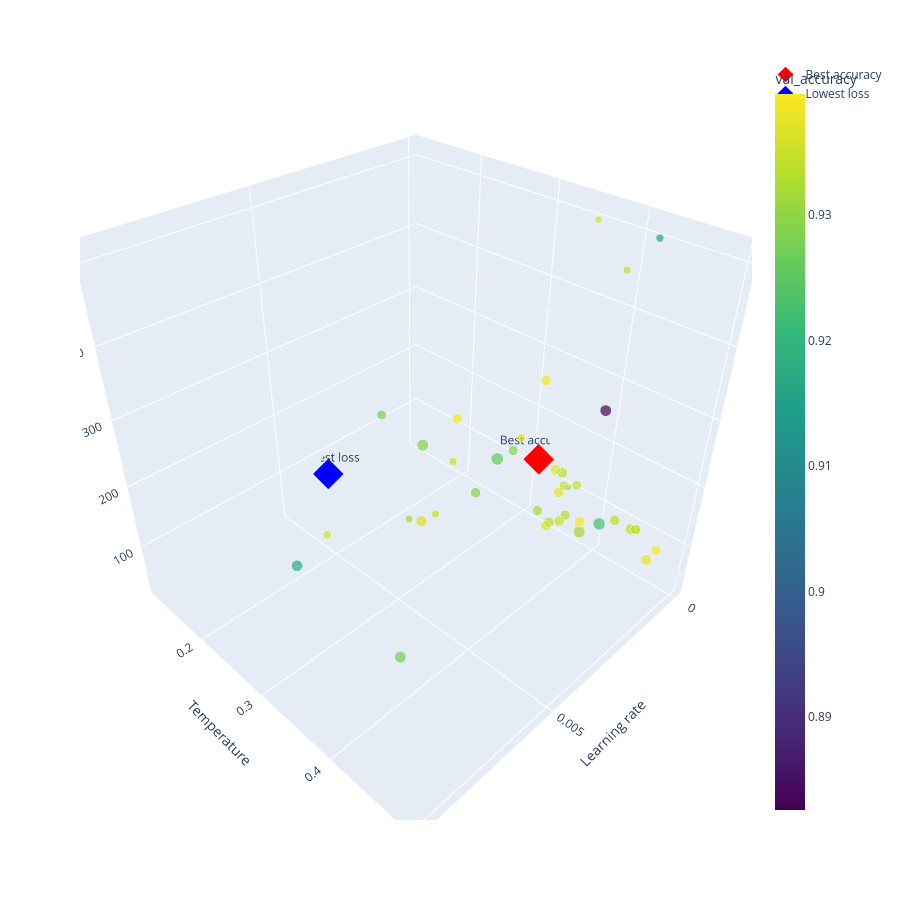

Source (notebook cell):
### Code cell
import plotly.express as px
import plotly.graph_objects as go

# Main interactive scatter
fig = px.scatter_3d(
    df,
    x="lr",
    y="temperature",
    z="batch_size",
    color="val_accuracy",
    size="val_loss",
    hover_data=df.columns,
    color_continuous_scale="viridis",
)

# Identify special points
best_acc_idx = df["val_accuracy"].idxmax()
best_loss_idx = df["val_loss"].idxmin()

best_acc = df.loc[best_acc_idx]
best_loss = df.loc[best_loss_idx]

# Add marker for highest accuracy
fig.add_trace(go.Scatter3d(
    x=[best_acc["lr"]],
    y=[best_acc["temperature"]],
    z=[best_acc["batch_size"]],
    mode="markers+text",
    marker=dict(size=10, color="red", symbol="diamond"),
    text=["Best accuracy"],
    textposition="top center",
    name="Best accuracy"
))

# Add marker for lowest loss
fig.add_trace(go.Scatter3d(
    x=[best_loss["lr"]],
    y=[best_loss["temperature"]],
    z=[best_loss["batch_size"]],
    mode="markers+text",
    marker=dict(size=10, color="blue", symbol="diamond"),
    text=["Lowest loss"],
    textposition="top center",
    name="Lowest loss"
))

fig.update_layout(
    scene=dict(
        xaxis_title="Learning rate",
        yaxis_title="Temperature",
        zaxis_title="Batch size",
    ),
    width=900,
    height=900
)

fig.show()

### Figure 1 — Plotly figure (JSON) as saved in the notebook; plotly's stock layout.template omitted (floating-point values rounded to 4 significant figures; data arrays with more than 128 entries replaced by an {"elided": "..."} marker saying what was removed)
{"data": [{"customdata": {"elided": "41x5 float values"}, "hovertemplate": "lr=%{x}<br>temperature=%{y}<br>batch_size=%{z}<br>val_loss=%{customdata[2]}<br>trial_id=%{customdata[0]}<br>val_accuracy=%{marker.color}<br>train_accuracy=%{customdata[3]}<br>train_loss=%{customdata[4]}<extra></extra>", "legendgroup": "", "marker": {"color": [0.9288, 0.9275, 0.918, 0.8826, 0.9393, 0.9296, 0.9224, 0.929, 0.9273, 0.9317, 0.9364, 0.9356, 0.9389, 0.9373, 0.9327, 0.9371, 0.9226, 0.9151, 0.9321, 0.9338, 0.9342, 0.9356, 0.9325, 0.9348, 0.9257, 0.9344, 0.9364, 0.9387, 0.9317, 0.9375, 0.9352, 0.9342, 0.9393, 0.9352, 0.9292, 0.9397, 0.935, 0.9317, 0.9358, 0.9362, 0.9377], "coloraxis": "coloraxis", "size": [3.369, 3.025, 4.318, 4.383, 3.506, 1.344, 1.067, 4.59, 4.594, 4.811, 1.809, 2.195, 3.501, 3.623, 3.379, 3.752, 5.065, 2.137, 3.436, 3.772, 3.635, 3.623, 3.524, 3.007, 5.157, 2.131, 3.69, 3.849, 3.223, 3.85, 3.829, 3.953, 3.466, 3.013, 3.267, 2.261, 2.199, 1.89, 2.265, 4.145, 2.491], "sizemode": "area", "sizeref": 0.01289, "symbol": "circle"}, "mode": "markers", "name": "", "scene": "scene", "showlegend": false, "type": "scatter3d", "x": [0.001235, 0.004068, 0.007351, 8.718e-05, 1.505e-05, 0.0005338, 0.003568, 5.55e-05, 0.009038, 0.004162, 0.000505, 0.0006176, 0.0002313, 0.0008708, 0.001492, 0.0001651, 0.001161, 0.0004373, 3.033e-05, 0.0001429, 0.0007746, 0.001765, 0.001987, 0.0003086, 0.000893, 0.002202, 0.0003592, 0.001438, 0.0007126, 0.0002074, 0.000707, 0.0007796, 0.001001, 0.0005604, 0.0002914, 0.0001179, 0.002683, 0.003338, 0.005299, 0.003163, 0.002435], "y": [0.2667, 0.2382, 0.2612, 0.3936, 0.3143, 0.3722, 0.1179, 0.1318, 0.4793, 0.4876, 0.3693, 0.2068, 0.1966, 0.3703, 0.3986, 0.3426, 0.4318, 0.4312, 0.3201, 0.3515, 0.44, 0.3999, 0.3938, 0.3766, 0.284, 0.4482, 0.3438, 0.4158, 0.4634, 0.471, 0.4637, 0.4596, 0.4955, 0.3672, 0.2864, 0.3173, 0.2606, 0.2458, 0.2014, 0.2581, 0.3638], "z": [64, 256, 128, 256, 256, 128, 64, 32, 256, 256, 512, 64, 128, 128, 128, 128, 128, 512, 32, 128, 128, 128, 128, 128, 128, 512, 32, 128, 128, 64, 128, 128, 128, 128, 128, 128, 64, 64, 64, 64, 256]}, {"marker": {"color": "red", "size": 10, "symbol": "diamond"}, "mode": "markers+text", "name": "Best accuracy", "text": ["Best accuracy"], "textposition": "top center", "type": "scatter3d", "x": [0.0001179], "y": [0.3173], "z": [128]}, {"marker": {"color": "blue", "size": 10, "symbol": "diamond"}, "mode": "markers+text", "name": "Lowest loss", "text": ["Lowest loss"], "textposition": "top center", "type": "scatter3d", "x": [0.003568], "y": [0.1179], "z": [64]}], "layout": {"coloraxis": {"colorbar": {"title": {"text": "val_accuracy"}}, "colorscale": [[0, "#440154"], [0.1111, "#482878"], [0.2222, "#3e4989"], [0.3333, "#31688e"], [0.4444, "#26828e"], [0.5556, "#1f9e89"], [0.6667, "#35b779"], [0.7778, "#6ece58"], [0.8889, "#b5de2b"], [1, "#fde725"]]}, "height": 900, "legend": {"itemsizing": "constant", "tracegroupgap": 0}, "margin": {"t": 60}, "scene": {"domain": {"x": [0, 1], "y": [0, 1]}, "xaxis": {"title": {"text": "Learning rate"}}, "yaxis": {"title": {"text": "Temperature"}}, "zaxis": {"title": {"text": "Batch size"}}}, "width": 900}}
